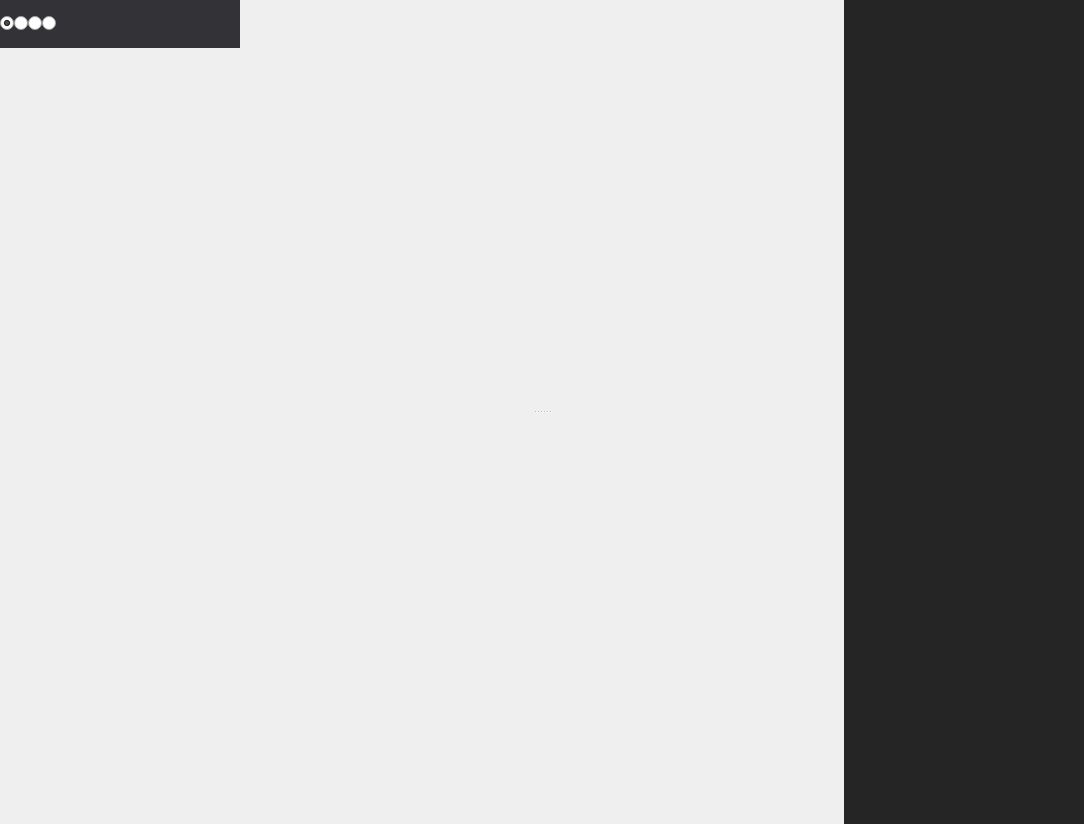
<?xml version="1.0" encoding="UTF-8"?>
<ui version="4.0">
 <class>PluginAstronomyPanel</class>
 <widget class="QWidget" name="PluginAstronomyPanel">
  <property name="geometry">
   <rect>
    <x>0</x>
    <y>0</y>
    <width>1084</width>
    <height>824</height>
   </rect>
  </property>
  <property name="windowTitle">
   <string>Form</string>
  </property>
  <property name="styleSheet">
   <string notr="true">QWidget#tabbar{
	background-color: rgb(51,51,55);
}

QWidget#blank{
	background-color: rgb(37, 37, 38);
}

QWidget#__slotDiagramProperty{
	background-color: rgb(37, 37, 38);
}

QWidget#__slotAgentProperty{
	background-color: rgb(37, 37, 38);
}


QRadioButton[accessibleName=&quot;radio:segment&quot;]{
	max-width:46;
	max-height:46;
	min-width:46;
	min-height:46;
}
QRadioButton[accessibleName=&quot;radio:segment&quot;]::indicator{
	width:38;
	height:38;
	margin: 4;
}
QRadioButton[accessibleName=&quot;radio:segment&quot;]::checked{
	background-color: rgb(116, 116, 116);
	
}
QRadioButton[accessibleName=&quot;radio:segment&quot;]::unchecked{
}

QCheckBox[accessibleName=&quot;check:segment&quot;]{
	max-width:46;
	max-height:46;
	min-width:46;
	min-height:46;
}
QCheckBox[accessibleName=&quot;check:segment&quot;]::indicator{
	width:38;
	height:38;
	margin: 4;
}
QCheckBox[accessibleName=&quot;check:segment&quot;]::checked{
	background-color: rgb(116, 116, 116);
	
}
QCheckBox[accessibleName=&quot;check:segment&quot;]::unchecked{
}



QRadioButton#__preloadsTab::indicator::unchecked {
	border: 0px;
	background-repeat: none;
	background-position: center;
	background-image: url(:/pluginScreenplay/button/img/Preload.png);
}
QRadioButton#__preloadsTab::indicator::checked {
	 border: 0px;
	 background-repeat: none;
	 background-position: center;
     background-image: url(:/pluginScreenplay/button/img/Preload.png);
}

QRadioButton#__slatesTab::indicator::unchecked {
	border: 0px;
	 background-repeat: none;
	 background-position: center;
	 background-image: url(:/pluginScreenplay/button/img/Slate.png);
}
QRadioButton#__slatesTab::indicator::checked {
	 border: 0px;
	 background-repeat: none;
	 background-position: center;
    background-image: url(:/pluginScreenplay/button/img/Slate.png);;
}

QRadioButton#__blocksTab::indicator::unchecked {
	 border: 0px;
	 background-repeat: none;
	 background-position: center;
    background-image: url(:/pluginScreenplay/button/img/Diagram.png);
}
QRadioButton#__blocksTab::indicator::checked {
	 border: 0px;
	 background-repeat: none;
	 background-position: center;
    background-image: url(:/pluginScreenplay/button/img/Diagram.png);
}

QRadioButton#__triggersTab::indicator::unchecked {
	 border: 0px;
	 background-repeat: none;
	 background-position: center;
    background-image: url(:/pluginScreenplay/button/img/Trigger.png);
}
QRadioButton#__triggersTab::indicator::checked {
	 border: 0px;
	 background-repeat: none;
	 background-position: center;
    background-image: url(:/pluginScreenplay/button/img/Trigger.png);
}

</string>
  </property>
  <layout class="QHBoxLayout" name="horizontalLayout">
   <property name="spacing">
    <number>0</number>
   </property>
   <property name="leftMargin">
    <number>0</number>
   </property>
   <property name="topMargin">
    <number>0</number>
   </property>
   <property name="rightMargin">
    <number>0</number>
   </property>
   <property name="bottomMargin">
    <number>0</number>
   </property>
   <item>
    <widget class="QWidget" name="widgetLeft" native="true">
     <property name="minimumSize">
      <size>
       <width>240</width>
       <height>0</height>
      </size>
     </property>
     <property name="maximumSize">
      <size>
       <width>240</width>
       <height>16777215</height>
      </size>
     </property>
     <layout class="QVBoxLayout" name="verticalLayout_2">
      <property name="spacing">
       <number>0</number>
      </property>
      <property name="leftMargin">
       <number>0</number>
      </property>
      <property name="topMargin">
       <number>0</number>
      </property>
      <property name="rightMargin">
       <number>0</number>
      </property>
      <property name="bottomMargin">
       <number>0</number>
      </property>
      <item>
       <widget class="QWidget" name="tabbar" native="true">
        <property name="minimumSize">
         <size>
          <width>0</width>
          <height>48</height>
         </size>
        </property>
        <property name="maximumSize">
         <size>
          <width>16777215</width>
          <height>48</height>
         </size>
        </property>
        <layout class="QHBoxLayout" name="horizontalLayout_6">
         <property name="spacing">
          <number>0</number>
         </property>
         <property name="leftMargin">
          <number>0</number>
         </property>
         <property name="topMargin">
          <number>0</number>
         </property>
         <property name="rightMargin">
          <number>0</number>
         </property>
         <property name="bottomMargin">
          <number>0</number>
         </property>
         <item>
          <widget class="QRadioButton" name="__slatesTab">
           <property name="toolTip">
            <string>分镜</string>
           </property>
           <property name="accessibleName">
            <string notr="true">radio:segment</string>
           </property>
           <property name="text">
            <string/>
           </property>
           <property name="checked">
            <bool>true</bool>
           </property>
          </widget>
         </item>
         <item>
          <widget class="QRadioButton" name="__preloadsTab">
           <property name="toolTip">
            <string>场景</string>
           </property>
           <property name="accessibleName">
            <string notr="true">radio:segment</string>
           </property>
           <property name="text">
            <string/>
           </property>
           <property name="checked">
            <bool>false</bool>
           </property>
          </widget>
         </item>
         <item>
          <widget class="QRadioButton" name="__triggersTab">
           <property name="toolTip">
            <string>触发器</string>
           </property>
           <property name="accessibleName">
            <string notr="true">radio:segment</string>
           </property>
           <property name="text">
            <string/>
           </property>
          </widget>
         </item>
         <item>
          <widget class="QRadioButton" name="__blocksTab">
           <property name="toolTip">
            <string>行为</string>
           </property>
           <property name="accessibleName">
            <string notr="true">radio:segment</string>
           </property>
           <property name="text">
            <string/>
           </property>
          </widget>
         </item>
         <item>
          <spacer name="horizontalSpacer_2">
           <property name="orientation">
            <enum>Qt::Horizontal</enum>
           </property>
           <property name="sizeHint" stdset="0">
            <size>
             <width>141</width>
             <height>20</height>
            </size>
           </property>
          </spacer>
         </item>
        </layout>
       </widget>
      </item>
      <item>
       <widget class="QStackedWidget" name="__pages">
        <property name="lineWidth">
         <number>0</number>
        </property>
        <property name="currentIndex">
         <number>3</number>
        </property>
        <widget class="QWidget" name="__slotSlate">
         <layout class="QVBoxLayout" name="verticalLayout_3">
          <property name="spacing">
           <number>0</number>
          </property>
          <property name="leftMargin">
           <number>0</number>
          </property>
          <property name="topMargin">
           <number>0</number>
          </property>
          <property name="rightMargin">
           <number>0</number>
          </property>
          <property name="bottomMargin">
           <number>0</number>
          </property>
         </layout>
        </widget>
        <widget class="QWidget" name="__slotPreload">
         <layout class="QVBoxLayout" name="verticalLayout_12">
          <property name="spacing">
           <number>0</number>
          </property>
          <property name="leftMargin">
           <number>0</number>
          </property>
          <property name="topMargin">
           <number>0</number>
          </property>
          <property name="rightMargin">
           <number>0</number>
          </property>
          <property name="bottomMargin">
           <number>0</number>
          </property>
         </layout>
        </widget>
        <widget class="QWidget" name="__slotBlock">
         <layout class="QVBoxLayout" name="verticalLayout_8">
          <property name="spacing">
           <number>0</number>
          </property>
          <property name="leftMargin">
           <number>0</number>
          </property>
          <property name="topMargin">
           <number>0</number>
          </property>
          <property name="rightMargin">
           <number>0</number>
          </property>
          <property name="bottomMargin">
           <number>0</number>
          </property>
         </layout>
        </widget>
        <widget class="QWidget" name="__slotTrigger">
         <layout class="QVBoxLayout" name="verticalLayout_15">
          <property name="spacing">
           <number>0</number>
          </property>
          <property name="leftMargin">
           <number>0</number>
          </property>
          <property name="topMargin">
           <number>0</number>
          </property>
          <property name="rightMargin">
           <number>0</number>
          </property>
          <property name="bottomMargin">
           <number>0</number>
          </property>
         </layout>
        </widget>
       </widget>
      </item>
     </layout>
    </widget>
   </item>
   <item>
    <widget class="QStackedWidget" name="stackedWidget">
     <property name="currentIndex">
      <number>1</number>
     </property>
     <widget class="QWidget" name="page"/>
     <widget class="QWidget" name="page_2">
      <layout class="QVBoxLayout" name="verticalLayout_7">
       <property name="spacing">
        <number>0</number>
       </property>
       <property name="leftMargin">
        <number>0</number>
       </property>
       <property name="topMargin">
        <number>0</number>
       </property>
       <property name="rightMargin">
        <number>0</number>
       </property>
       <property name="bottomMargin">
        <number>0</number>
       </property>
       <item>
        <widget class="QSplitter" name="splitter">
         <property name="orientation">
          <enum>Qt::Vertical</enum>
         </property>
         <widget class="QWidget" name="__slotPlayer" native="true">
          <layout class="QVBoxLayout" name="verticalLayout">
           <property name="spacing">
            <number>0</number>
           </property>
           <property name="leftMargin">
            <number>0</number>
           </property>
           <property name="topMargin">
            <number>0</number>
           </property>
           <property name="rightMargin">
            <number>0</number>
           </property>
           <property name="bottomMargin">
            <number>0</number>
           </property>
          </layout>
         </widget>
         <widget class="QWidget" name="__slotDiagramFlow" native="true">
          <property name="sizePolicy">
           <sizepolicy hsizetype="Preferred" vsizetype="Preferred">
            <horstretch>0</horstretch>
            <verstretch>0</verstretch>
           </sizepolicy>
          </property>
          <layout class="QVBoxLayout" name="verticalLayout_9">
           <property name="spacing">
            <number>0</number>
           </property>
           <property name="leftMargin">
            <number>0</number>
           </property>
           <property name="topMargin">
            <number>0</number>
           </property>
           <property name="rightMargin">
            <number>0</number>
           </property>
           <property name="bottomMargin">
            <number>0</number>
           </property>
          </layout>
         </widget>
        </widget>
       </item>
      </layout>
     </widget>
    </widget>
   </item>
   <item>
    <widget class="QStackedWidget" name="__inspector">
     <property name="minimumSize">
      <size>
       <width>240</width>
       <height>0</height>
      </size>
     </property>
     <property name="maximumSize">
      <size>
       <width>240</width>
       <height>16777215</height>
      </size>
     </property>
     <widget class="QWidget" name="blank"/>
     <widget class="QWidget" name="__slotDiagramProperty">
      <layout class="QVBoxLayout" name="verticalLayout_4">
       <property name="spacing">
        <number>0</number>
       </property>
       <property name="leftMargin">
        <number>0</number>
       </property>
       <property name="topMargin">
        <number>0</number>
       </property>
       <property name="rightMargin">
        <number>0</number>
       </property>
       <property name="bottomMargin">
        <number>0</number>
       </property>
      </layout>
     </widget>
     <widget class="QWidget" name="__slotAgentProperty">
      <layout class="QVBoxLayout" name="verticalLayout_5">
       <property name="spacing">
        <number>0</number>
       </property>
       <property name="leftMargin">
        <number>0</number>
       </property>
       <property name="topMargin">
        <number>0</number>
       </property>
       <property name="rightMargin">
        <number>0</number>
       </property>
       <property name="bottomMargin">
        <number>0</number>
       </property>
      </layout>
     </widget>
    </widget>
   </item>
  </layout>
 </widget>
 <resources>
  <include location="pluginScreenplay.qrc"/>
 </resources>
 <connections/>
</ui>
